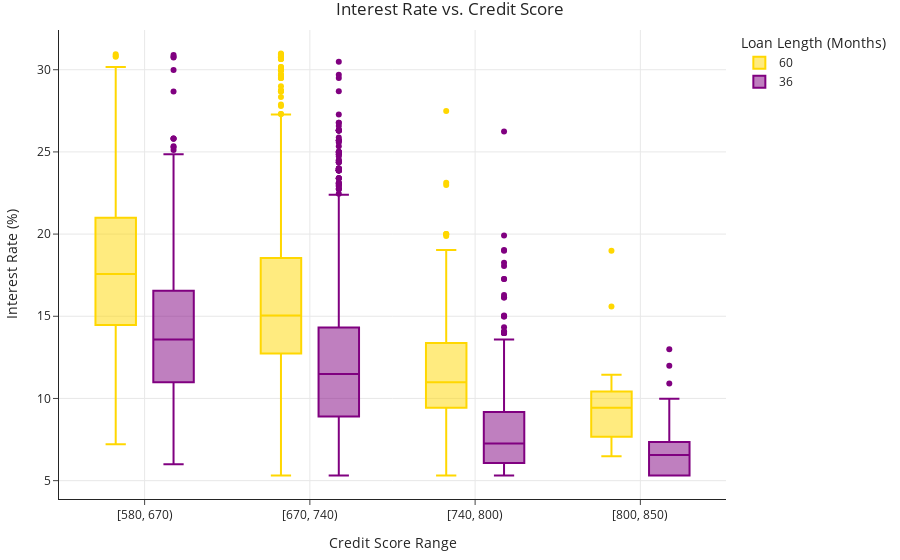

Notebook source saved alongside this figure:
### Markdown cell above
Run the cell below to draw your boxplot. If you did everything correctly, it should look like the example above. Make sure to run this cell before moving forward, otherwise the tests won't work correctly.

### Code cell
q3_fig = create_boxplot(loans)
q3_fig

### Figure 1 — Plotly figure (JSON) as saved in the notebook; plotly's stock layout.template omitted (floating-point values rounded to 4 significant figures; data arrays with more than 128 entries replaced by an {"elided": "..."} marker saying what was removed)
{"data": [{"alignmentgroup": "True", "hovertemplate": "Loan Length (Months)=60<br>credit_score_bin=%{x}<br>Interest Rate (%)=%{y}<extra></extra>", "legendgroup": "60", "marker": {"color": "gold"}, "name": "60", "notched": false, "offsetgroup": "60", "orientation": "v", "showlegend": true, "type": "box", "x": {"elided": "2067 str values"}, "x0": " ", "xaxis": "x", "y": {"elided": "2067 float values"}, "y0": " ", "yaxis": "y"}, {"alignmentgroup": "True", "hovertemplate": "Loan Length (Months)=36<br>credit_score_bin=%{x}<br>Interest Rate (%)=%{y}<extra></extra>", "legendgroup": "36", "marker": {"color": "purple"}, "name": "36", "notched": false, "offsetgroup": "36", "orientation": "v", "showlegend": true, "type": "box", "x": {"elided": "4233 str values"}, "x0": " ", "xaxis": "x", "y": {"elided": "4233 float values"}, "y0": " ", "yaxis": "y"}], "layout": {"boxmode": "group", "legend": {"title": {"text": "Loan Length (Months)"}, "tracegroupgap": 0}, "title": {"text": "Interest Rate vs. Credit Score"}, "xaxis": {"anchor": "y", "categoryarray": ["[580, 670)", "[670, 740)", "[740, 800)", "[800, 850)"], "categoryorder": "array", "domain": [0, 1], "title": {"text": "Credit Score Range"}}, "yaxis": {"anchor": "x", "domain": [0, 1], "title": {"text": "Interest Rate (%)"}}}}
